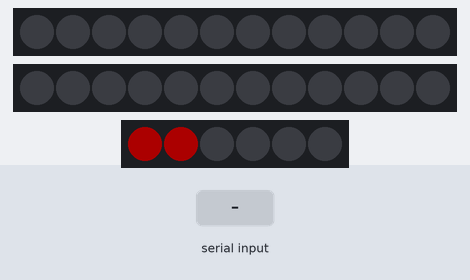
Bench run of a sketch on a simulated Arduino Uno, built with avr-gcc and run on an emulated ATmega328P. Parts: 2 × 12 RGB LEDs in strip order, left to right, 6 RGB LEDs in strip order, left to right. The inputs (shaded band) are chosen by the test bench. Dim RGB values are drawn brighter than linear.

Above: at 0.7 s.
2.1 s: "<5>" received over the second serial link
At 2.33 s:
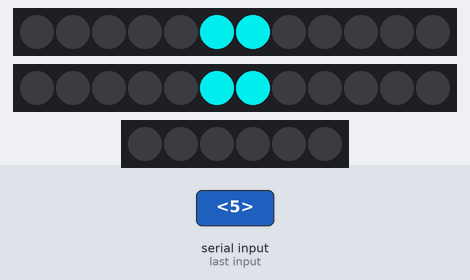
At 3.7 s:
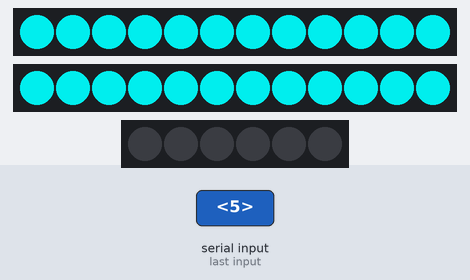
Timing chart, 0 to 5.2 s (numbered marks = the images above; inputs shaded):
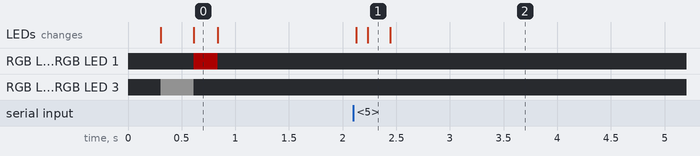

Measured:
- after the input at 2.1 s, the LEDs: first change at once (image 1 shows a later state)

The sketch:

skate.ino
```cpp
#include <Adafruit_NeoPixel.h>
#include <SoftwareSerial.h>
//#include <VescUart.h>

// custom include
#include "header.h"

SoftwareSerial HM10(11, 12);
//VescUart UART;


void setup() {
  //initialization for the namespace leds
  pinMode(leds::LEDS_PIN_1, OUTPUT);
  pinMode(leds::LEDS_PIN_2, OUTPUT);
  pinMode(leds::LEDS_PIN_3, OUTPUT);

  leds::module1.begin();
  leds::module2.begin();
  leds::module_back.begin();

  leds::module1.setBrightness(200);
  leds::module2.setBrightness(200);
  leds::module_back.setBrightness(200);

  init_france(false);


  //initialization for the HM10
  HM10.begin(BLE::BAUDRATE);
  delay(10);
}


void loop() {
  getUpdate();
  updateLeds();
  delay(50);
}

void getUpdate(void) {
  //this function checks if a new code has been received over Bluetooth
  if (HM10.available()) {
    while (HM10.available()) {
      BLE::c = HM10.read();
      if (BLE::c == '<') { //I am using '<' as start of message code (SOM)
        BLE::myString = "";
      }
      BLE::myString = BLE::myString + String(BLE::c);
      if (BLE::c == '>') { //I am using '>' as end of message code (EOM)
        BLE::myString.replace("<", " ");
        BLE::myString.replace(">", " ");
        BLE::myString.trim();
        decodeString(BLE::myString);
      }
    }
  }

  // this part send local data over Bluetooth to the iPhone
  //else if (BLE::cnt == 1000) {
  /*
  if (BLE::cnt == 20) {
    //HM10.print("<" + String(random(10)) + "," + String(random(150)) + ">");
    BLE::cnt = 0;
    //UART.getVescValues();
    //HM10.print("<" + String(random(50)) +  "," + String(UART.data.inpVoltage) + "," + String(UART.data.rpm) + ">");


    if (false ){
      HM10.print("<" + String(random(50)) + ">");
      //HM10.print("<" + String(random(50)) +  "," + String(UART.data.inpVoltage) + "," + String(UART.data.rpm) + ">");
    }
    else{
      HM10.print("<" + String(10) + "," + String(random(50)) + "," + String(random(200)) + ">");
    }


  }
  */
  BLE::cnt += 1;
}

void decodeString(String str) {
  //given a code string, change the variables of the namespace LED according to the command received
  int code = str.toInt();
  switch (code) {
    case leds::LEDINDEX0:
      leds::previousColor = leds::selectedColor;
      leds::selectedColor = leds::LEDINDEX0;
      leds::newCommand = leds::SIDE;
      break;

    case leds::LEDINDEX1:
      leds::previousColor = leds::selectedColor;
      leds::selectedColor = leds::LEDINDEX1;
      leds::newCommand = leds::SIDE;
      break;

    case leds::LEDINDEX2:
      leds::previousColor = leds::selectedColor;
      leds::selectedColor = leds::LEDINDEX2;
      leds::newCommand = leds::SIDE;
      break;

    case leds::LEDINDEX3:
      leds::previousColor = leds::selectedColor;
      leds::selectedColor = leds::LEDINDEX3;
      leds::newCommand = leds::SIDE;
      break;

    case leds::LEDINDEX4:
      leds::previousColor = leds::selectedColor;
      leds::selectedColor = leds::LEDINDEX4;
      leds::newCommand = leds::SIDE;
      break;

    case leds::LEDSON:
      leds::activated = true;
      leds::newCommand = leds::SIDE;
      break;

    case leds::LEDSOFF:
      leds::activated = false;
      leds::newCommand = leds::SIDE;
      break;

    case leds::LEFTBLINKERON:
      leds::leftBlinker = true;
      leds::newCommand = leds::BACK;
      break;

    case leds::LEFTBLINKEROFF:
      leds::leftBlinker = false;
      leds::newCommand = leds::BACK;
      break;

    case leds::RIGHTBLINKERON:
      leds::rightBlinker = true;
      leds::newCommand = leds::BACK;
      break;

    case leds::RIGHTBLINKEROFF:
      leds::rightBlinker = false;
      leds::newCommand = leds::BACK;
      break;

    case leds::REARLIGHTON:
      leds::rearLight = true;
      leds::newCommand = leds::BACK;
      break;

    case leds::REARLIGHTOFF:
      leds::rearLight = false;
      leds::newCommand = leds::BACK;
      break;

    case leds::FRANCEON:
      leds::france = true;
      leds::newCommand = leds::BACK;
      break;

    case leds::FRANCEOFF:
      leds::france = false;
      leds::newCommand = leds::BACK;
      break;
  }
}

void updateLeds(void) {
  if (leds::newCommand == leds::SIDE){
    if (leds::activated) {
      changeLedColor(leds::selectedColor);
    } else {
      leds::module1.clear();
      leds::module2.clear();
    }
  }

  if (leds::newCommand == leds::BACK){
    if (leds::rearLight) {
      activateBackLight();
      if (leds::france) {
        init_france(true);
      }
    } else {
      leds::module_back.clear();
    }
  }

  leds::module1.show();
  leds::module2.show();
  leds::module_back.show();

  leds::newCommand = leds::DISABLED;
}

void changeLedColor(int new_color){
  int newColor = leds::selectedColor;
  int prevColor = leds::previousColor;
  for (int i = 0; i < int(leds::LEDS_NUMBER/2); i++) {
    leds::module1.clear();
    leds::module2.clear();
    leds::module1.setPixelColor(i, leds::color[prevColor][0], leds::color[prevColor][1], leds::color[prevColor][2]);
    leds::module1.setPixelColor(leds::LEDS_NUMBER - 1 - i, leds::color[prevColor][0], leds::color[prevColor][1], leds::color[prevColor][2]);
    leds::module2.setPixelColor(i, leds::color[prevColor][0], leds::color[prevColor][1], leds::color[prevColor][2]);
    leds::module2.setPixelColor(leds::LEDS_NUMBER - 1 - i, leds::color[prevColor][0], leds::color[prevColor][1], leds::color[prevColor][2]);
    leds::module1.show();
    leds::module2.show();
    delay(20);
  }
  for (int i = int(leds::LEDS_NUMBER/2) - 1; i >= 0 ; i--) {
    leds::module1.setPixelColor(i, leds::color[new_color][0], leds::color[new_color][1], leds::color[new_color][2]);
    leds::module1.setPixelColor(leds::LEDS_NUMBER - 1 - i, leds::color[new_color][0], leds::color[new_color][1], leds::color[new_color][2]);
    leds::module2.setPixelColor(i, leds::color[new_color][0], leds::color[new_color][1], leds::color[new_color][2]);
    leds::module2.setPixelColor(leds::LEDS_NUMBER - 1 - i, leds::color[new_color][0], leds::color[new_color][1], leds::color[new_color][2]);
    leds::module1.show();
    leds::module2.show();
    delay(30);
  }
}

void activateBackLight(void){
  for (int i = 0; i < leds::LEDS_NUMBER_HIND; i++) {
    leds::module_back.setPixelColor(i, 255, 0, 0); //Default rear color is RED
  }
}

void updateBlinkers() {
  int side = 0;
  if (leds::leftBlinker) side = leds::LEFT;
  else side = leds::RIGHT;

  //Activate blinker every X seconds
  if (millis() - leds::lastMillis > leds::blinkerMillisSpeed) {
    leds::lastMillis = millis();
    leds::blinkerState = !leds::blinkerState;

    if (side == leds::RIGHT) {
      for (int i = 0; i < 2; i++) {
        if (leds::blinkerState) {
          leds::module_back.setPixelColor(i, 255, 255, 0);
        } else {
          leds::module_back.setPixelColor(i, 0, 0, 0);
        }
      }
    }
    else if (side == leds::LEFT) {
      for (int i = leds::LEDS_NUMBER_HIND - 1; i > leds::LEDS_NUMBER_HIND - 3; i--) {
        if (leds::blinkerState) {
          leds::module_back.setPixelColor(i, 255, 255, 0);
        } else {
          leds::module_back.setPixelColor(i, 0, 0, 0);
        }
      }
    }

  }
}


//
```

header.h
```cpp
namespace leds {
//I/O pins for LEDs signals
const int LEDS_PIN_1 = 7;
const int LEDS_PIN_2 = 8;
const int LEDS_PIN_3 = 9;

const int LEDS_NUMBER = 12;
const int LEDS_NUMBER_HIND = 6;

//colors for the LEDs
const int NB_COLOR = 5;
const int color[NB_COLOR][3] =  {{0, 255, 255}, {255, 0, 0}, {249, 209, 0}, {255, 0, 255}, {150, 150, 150}};
const int FRANCE[3][3] =  {{255, 0, 0}, {200, 200, 200}, {0, 0, 255}};


//codes for the LEDs to send over Bluetooth
const int LEDINDEX0 = 0;
const int LEDINDEX1 = 1;
const int LEDINDEX2 = 2;
const int LEDINDEX3 = 3;
const int LEDINDEX4 = 4;
const int LEDSON = 5;
const int LEDSOFF = 6;
const int LEFTBLINKERON = 7;
const int LEFTBLINKEROFF = 8;
const int RIGHTBLINKERON = 9;
const int RIGHTBLINKEROFF = 10;
const int REARLIGHTON = 11;
const int REARLIGHTOFF = 12;
const int FRANCEON = 13;
const int FRANCEOFF = 14;

const int DISABLED = 0;
const int SIDE = 1;
const int BACK = 2;
int newCommand = SIDE; // what type of command was received

const int LEFT = 0; //define LEFT or RIGHT side for the rear light
const int RIGHT = 1;

int selectedColor = 0;
int previousColor = 0;
unsigned long lastMillis = 0;
unsigned long blinkerMillisSpeed = 250;
boolean activated = false; //are the LEDs strips activated
boolean leftBlinker = false;
boolean rightBlinker = false;
boolean blinkerState = false;
boolean rearLight = false;
boolean france = false;


//module1 is back_right; module2 is back-left, module hind is rear !
Adafruit_NeoPixel module1 = Adafruit_NeoPixel(LEDS_NUMBER, LEDS_PIN_1, NEO_GRB + NEO_KHZ800); //numb pixel; pin,
Adafruit_NeoPixel module2 = Adafruit_NeoPixel(LEDS_NUMBER, LEDS_PIN_2, NEO_GRB + NEO_KHZ800); //numb pixel; pin,
Adafruit_NeoPixel module_back = Adafruit_NeoPixel(LEDS_NUMBER_HIND, LEDS_PIN_3, NEO_GRB + NEO_KHZ800); //numb pixel; pin,
}

namespace BLE {
const unsigned long BAUDRATE = 9600;
unsigned long cnt = 0;
char c = ' ';
String myString = "";
}


void truc(){
  int q = 5;
}

void france(void){
  for(int j=2; j >=0; j--){
    leds::module_back.setPixelColor(2*j, leds::FRANCE[j][0],leds::FRANCE[j][1], leds::FRANCE[j][2]);
    leds::module_back.setPixelColor(2*j+1, leds::FRANCE[j][0], leds::FRANCE[j][1], leds::FRANCE[j][2]);
  }
}

void init_france(boolean stay){
  for(int j=2; j >=0; j--){
    for(int w=0; w < 255; w+=10){
      leds::module_back.clear();
      leds::module_back.setPixelColor(2*j, w/float(255)*leds::FRANCE[j][0], w/float(255)*leds::FRANCE[j][1], w/float(255)*leds::FRANCE[j][2]);
      leds::module_back.setPixelColor(2*j+1,  w/float(255)*leds::FRANCE[j][0], w/float(255)*leds::FRANCE[j][1], w/float(255)*leds::FRANCE[j][2]);
      leds::module_back.show();
      delay(10);
    }
  }
  if (stay) france();
  else leds::module_back.clear();
  leds::module_back.show();
}


// EOF
```
